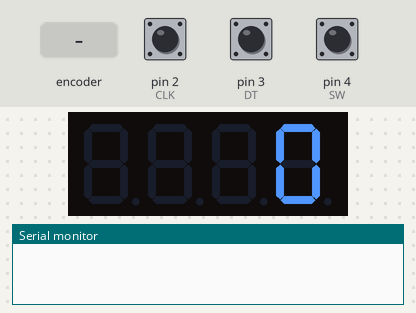
Simulated run of this program. Board: Arduino Uno, built with avr-gcc and run on an emulated ATmega328P. Shown: 4-digit seven-segment display, the last lines printed to the serial monitor. The test bench sets the inputs (shaded band); at power-on: pin 4 (SW) HIGH, pin 2 (CLK) HIGH, pin 3 (DT) HIGH.

Above: at 2.2 s.
2.3 s: rotary encoder on pin 2 (CLK) / pin 3 (DT) turned 3 steps (first pin leading)
At 3.5 s:
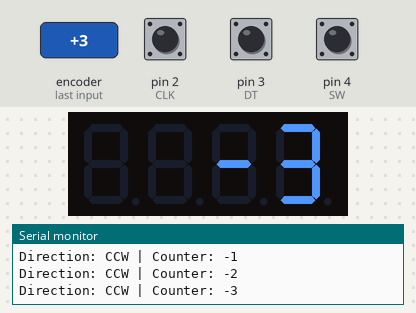
4.4 s: pin 4 (SW) pulled LOW for 0.15 s
At 5.0 s:
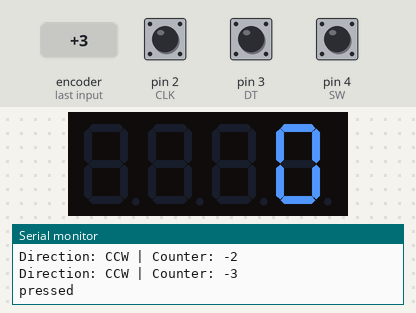
6.0 s: rotary encoder on pin 2 (CLK) / pin 3 (DT) turned 2 steps (second pin leading)
At 7.0 s:
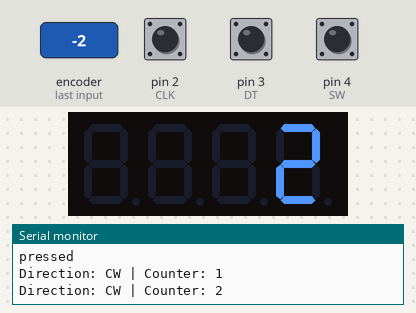
Timing chart, 0 to 9.0 s (numbered marks = the images above; inputs shaded):
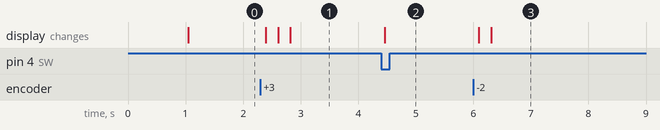

Measured:
- after the input at 2.3 s, the display: first changes after 0.09 s (image 1 shows a later state)
- after the input at 4.4 s, the display: changes after 0.06 s (image 2)
- after the input at 6.0 s, the display: first changes after 0.10 s (image 3 shows a later state)

The program:

main.cpp
```cpp
#include <Arduino.h>
#include <TM1637Display.h>

// Rotary Encoder Inputs
#define CLK 2
#define DT 3
#define SW 4

// Module connection pins (Digital Pins)
#define DISP_CLK 6
#define DISP_DIO 5

// Create display object of type TM1637Display:
TM1637Display display = TM1637Display(DISP_CLK, DISP_DIO);

// Create array that turns all segments on:
const uint8_t data[] = {0xff, 0xff, 0xff, 0xff};

// Create array that turns all segments off:
const uint8_t blank[] = {0x00, 0x00, 0x00, 0x00};

// You can set the individual segments per digit to spell words or create other symbols:
const uint8_t done[] = {
    SEG_B | SEG_C | SEG_D | SEG_E | SEG_G,          // d
    SEG_A | SEG_B | SEG_C | SEG_D | SEG_E | SEG_F,  // O
    SEG_C | SEG_E | SEG_G,                          // n
    SEG_A | SEG_D | SEG_E | SEG_F | SEG_G           // E
};

int counter = 0;
int currentStateCLK;
int lastStateCLK;
String currentDir = "";
unsigned long lastButtonPress = 0;
void updateEncoder() {
    // Read the current state of CLK
    currentStateCLK = digitalRead(CLK);

    // If last and current state of CLK are different, then pulse occurred
    // React to only 1 state change to avoid double count
    if (currentStateCLK != lastStateCLK && currentStateCLK == 1) {
        // If the DT state is different than the CLK state then
        // the encoder is rotating CCW so decrement
        if (digitalRead(DT) != currentStateCLK) {
            counter--;
            currentDir = "CCW";
        } else {
            // Encoder is rotating CW so increment
            counter++;
            currentDir = "CW";
        }

        Serial.print("Direction: ");
        Serial.print(currentDir);
        Serial.print(" | Counter: ");
        Serial.println(counter);
    }

    // Remember last CLK state
    lastStateCLK = currentStateCLK;
}

void setup() {
    // Set encoder pins as inputs
    pinMode(CLK, INPUT);
    pinMode(DT, INPUT);
    pinMode(SW, INPUT_PULLUP);

    Serial.begin(9600);

    lastStateCLK = digitalRead(CLK);

    // Clear the display:
    display.clear();
    delay(1000);
    display.setBrightness(7);

    // Call updateEncoder() when any high/low changed seen
    // on interrupt 0 (pin 2), or interrupt 1 (pin 3)
    attachInterrupt(0, updateEncoder, CHANGE);
    attachInterrupt(1, updateEncoder, CHANGE);
}
void loop() {
    display.showNumberDec(counter);
    delay(50);

    int btnState = digitalRead(SW);
    if (btnState == LOW) {
        if (millis() - lastButtonPress > 150) {
            Serial.println("pressed");
            lastButtonPress = millis();
            counter = 0;
        }
    }
}
```

Key.h
```cpp
// (licence header left out)
#ifndef Keypadlib_KEY_H_
#define Keypadlib_KEY_H_

#include <Arduino.h>

#define OPEN LOW
#define CLOSED HIGH

typedef unsigned int uint;
typedef enum{ IDLE, PRESSED, HOLD, RELEASED } KeyState;

const char NO_KEY = '\0';

class Key {
public:
	// members
	char kchar;
	int kcode;
	KeyState kstate;
	boolean stateChanged;

	// methods
	Key();
	Key(char userKeyChar);
	void key_update(char userKeyChar, KeyState userState, boolean userStatus);

private:

};

#endif

/*
|| @changelog
|| | 1.0 2012-06-04 - Mark Stanley : Initial Release
|| #
*/
```

Key.cpp
```cpp
// (licence header left out)
#include <Key.h>


// default constructor
Key::Key() {
	kchar = NO_KEY;
	kstate = IDLE;
	stateChanged = false;
}

// constructor
Key::Key(char userKeyChar) {
	kchar = userKeyChar;
	kcode = -1;
	kstate = IDLE;
	stateChanged = false;
}


void Key::key_update (char userKeyChar, KeyState userState, boolean userStatus) {
	kchar = userKeyChar;
	kstate = userState;
	stateChanged = userStatus;
}


/*
|| @changelog
|| | 1.0 2012-06-04 - Mark Stanley : Initial Release
|| #
*/
```

blink.cpp
```cpp
#include <Arduino.h>


void blink(uint8_t pin, int ms) {
int dash = 400;
    digitalWrite(pin, HIGH);
    delay(ms);
    digitalWrite(pin, LOW);
    delay(dash);
}
```
